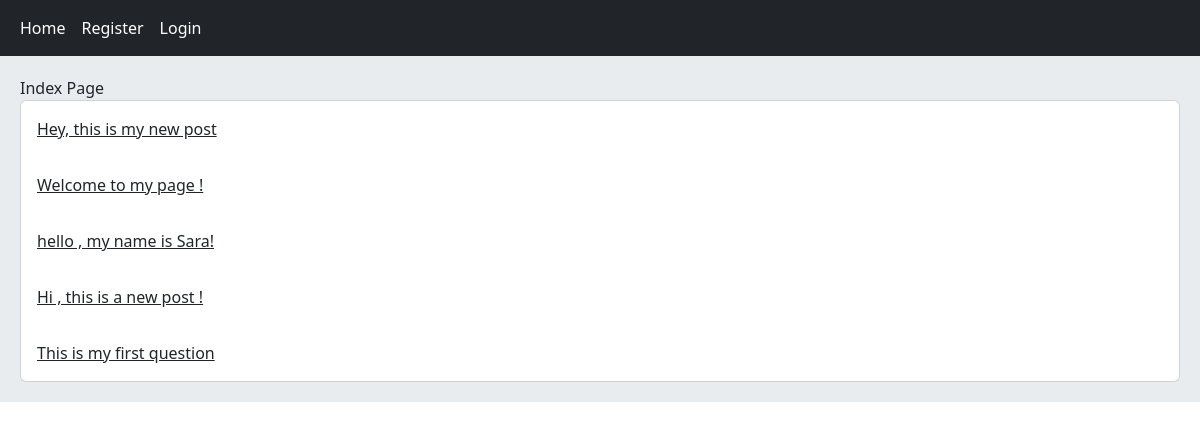
/home/, run on the app's committed database.
### home/models.py (models this page shows, shortened)
class Post(models.Model):
    user = models.ForeignKey(User, on_delete=models.CASCADE ,related_name='posts')
    body = models.TextField()
    slug = models.SlugField()
    created = models.DateTimeField(auto_now_add=True)
    updated = models.DateTimeField(auto_now=True)
    class Meta:
        ordering = ('-created',)
    def get_absolute_url(self):
        return reverse('home:post_detail',args=(self.id,self.slug))

### home/views.py (the view)
# urls.py: path('', views.HomeView.as_view() , name='index'),
class HomeView(View):
    def get(self,request):
        posts = Post.objects.all()
        return render(request, 'home/index.html',{'posts':posts})

### home/templates/home/index.html
{% extends 'base.html' %}
{% block content %}
   Index Page
   <div class="card">
      {% for post in posts %}
         <a href="{{ post.get_absolute_url }}" class="card-body">{{ post.body|truncatewords:8 }}</a>
      {% endfor %}
   </div>
{% endblock %}

### data on the page
Post: body "Hey, this is my new post"
Post: body "Welcome to my page !"
Post: body "hello , my name is Sara!"
Post: body "Hi , this is a new post !"
Post: body "This is my first question"
